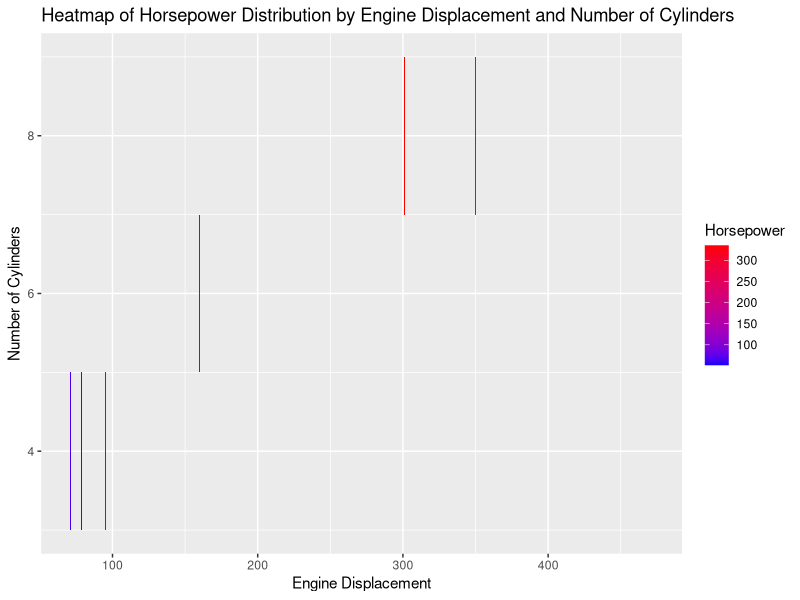
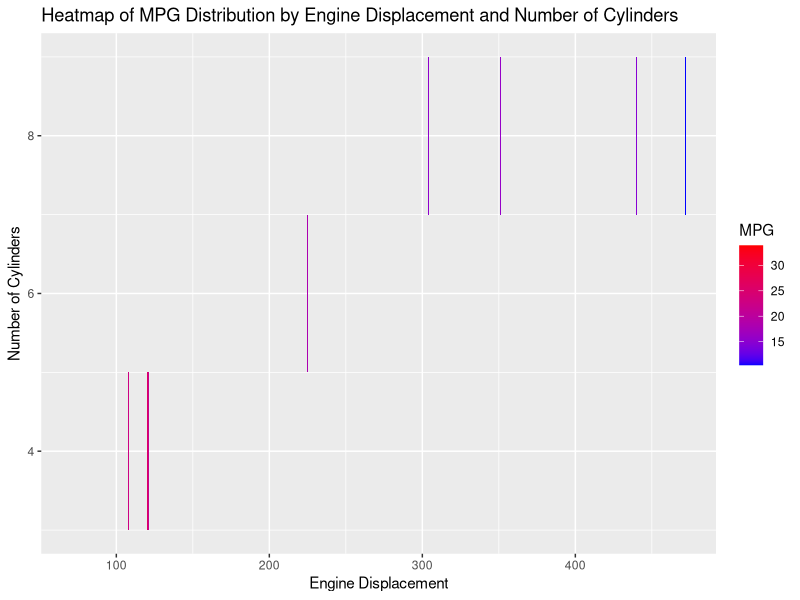

Here is the R script that generated these plots, in order:
library(ggplot2)

data(mtcars)


hp_dataframe <- data.frame(cly = mtcars$cyl, disp = mtcars$disp, hp = mtcars$hp)
mpg_dataframe <- data.frame(cly = mtcars$cyl, disp = mtcars$disp, mpg = mtcars$mpg)


hp_map <- ggplot(hp_dataframe, aes(x = disp, y = cly, fill = hp)) +
            geom_tile() +
            labs(x = "Engine Displacement", y = "Number of Cylinders", fill = "Horsepower") +
            ggtitle("Heatmap of Horsepower Distribution by Engine Displacement and Number of Cylinders") +
            scale_fill_continuous(name = "Horsepower", low = "blue", high = "red") 

mpg_map <- ggplot(mpg_dataframe, aes(x = disp, y = cly, fill = mpg)) +
            geom_tile() +
            labs(x = "Engine Displacement", y = "Number of Cylinders", fill = "MPG") +
            ggtitle("Heatmap of MPG Distribution by Engine Displacement and Number of Cylinders") +
            scale_fill_continuous(name = "MPG", low = "blue", high = "red") 


ggsave("./plots/hp_heatmap.png", hp_map, width = 8, height = 5, units = "in", dpi = 500)
ggsave("./plots/mpg_heatmap.png", mpg_map, width = 8, height = 5, units = "in", dpi = 500)
